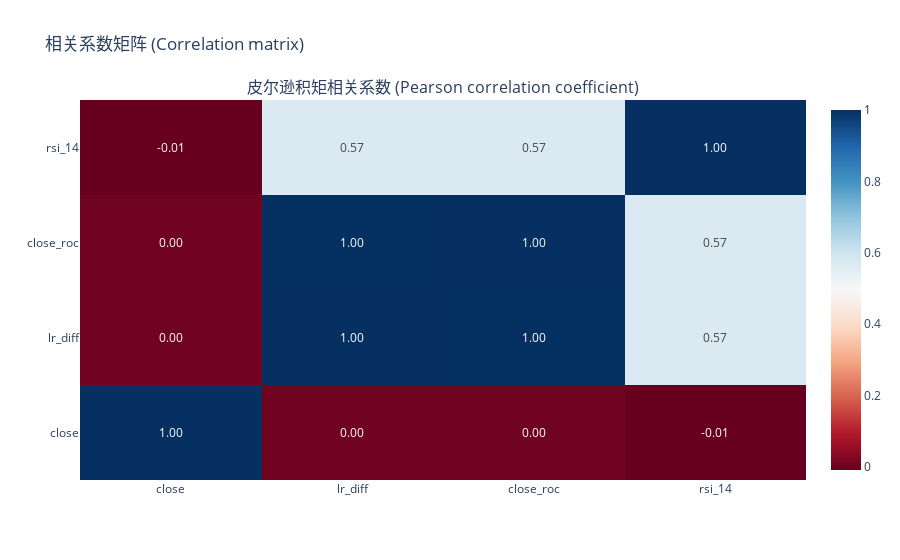

This figure's notebook cell:
### Code cell
class RSIFactor:
    timeperiod: int
    factor: pd.Series
    source: str
    

    def __init__(self, timeperiod: int):
        self.timeperiod = timeperiod
    
    def name(self) -> str:
        return 'rsi_%d' %self.timeperiod
    
    def extract(self, df: pd.DataFrame) -> pd.DataFrame:
        self.factor = ta.rsi(df['close'], length=self.timeperiod)
        ADFChecker(self.factor).is_stationary()
        df[self.name()] = self.factor
        return df

df = FeatureBuilder(raw_df).build_target()

rsi = RSIFactor(14)
df = rsi.extract(df)

df.dropna(inplace=True)

print(ca.corr(df['lr_diff'], df[rsi.name()]))
ca.plot(df[['close', 'lr_diff', 'close_roc', rsi.name(),]], method='pearson')

### Figure 1 — Plotly figure (JSON) as saved in the notebook; plotly's stock layout.template omitted (floating-point values rounded to 4 significant figures)
{"data": [{"colorscale": [[0, "rgb(103,0,31)"], [0.1, "rgb(178,24,43)"], [0.2, "rgb(214,96,77)"], [0.3, "rgb(244,165,130)"], [0.4, "rgb(253,219,199)"], [0.5, "rgb(247,247,247)"], [0.6, "rgb(209,229,240)"], [0.7, "rgb(146,197,222)"], [0.8, "rgb(67,147,195)"], [0.9, "rgb(33,102,172)"], [1, "rgb(5,48,97)"]], "text": [[1, 0.003341, 0.003284, -0.008373], [0.003341, 1, 0.9992, 0.5689], [0.003284, 0.9992, 1, 0.5701], [-0.008373, 0.5689, 0.5701, 1]], "texttemplate": "%{text:.2f}", "type": "heatmap", "x": ["close", "lr_diff", "close_roc", "rsi_14"], "xaxis": "x", "y": ["close", "lr_diff", "close_roc", "rsi_14"], "yaxis": "y", "z": [[1, 0.003341, 0.003284, -0.008373], [0.003341, 1, 0.9992, 0.5689], [0.003284, 0.9992, 1, 0.5701], [-0.008373, 0.5689, 0.5701, 1]]}], "layout": {"annotations": [{"font": {"size": 16}, "showarrow": false, "text": "皮尔逊积矩相关系数 (Pearson correlation coefficient)", "x": 0.5, "xanchor": "center", "xref": "paper", "y": 1, "yanchor": "bottom", "yref": "paper"}], "title": {"text": "相关系数矩阵 (Correlation matrix)"}, "xaxis": {"anchor": "y", "domain": [0, 1]}, "yaxis": {"anchor": "x", "domain": [0, 1]}}}
